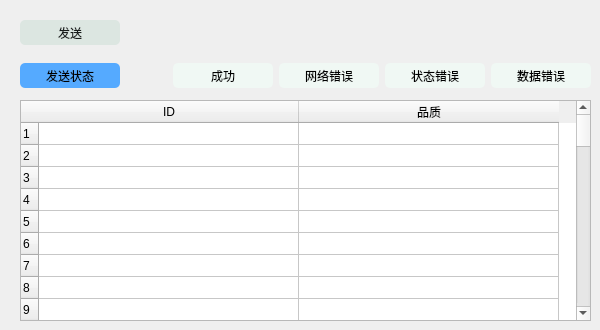
   <widget class="QWidget" name="tab_4">
    <attribute name="title">
     <string>上传产品信息</string>
    </attribute>
    <widget class="QPushButton" name="pb_Send_4">
     <property name="geometry">
      <rect>
       <x>20</x>
       <y>20</y>
       <width>100</width>
       <height>25</height>
      </rect>
     </property>
     <property name="minimumSize">
      <size>
       <width>100</width>
       <height>25</height>
      </size>
     </property>
     <property name="styleSheet">
      <string notr="true">background: rgb(220, 230, 225);
border-color: rgb(0, 0, 0);
border-radius: 5px;
color:rgb(24, 28, 27);</string>
     </property>
     <property name="text">
      <string>发送</string>
     </property>
    </widget>
    <widget class="QWidget" name="layoutWidget_5">
     <property name="geometry">
      <rect>
       <x>20</x>
       <y>60</y>
       <width>571</width>
       <height>31</height>
      </rect>
     </property>
     <layout class="QGridLayout" name="gridLayout_7">
      <item row="0" column="3">
       <widget class="QLabel" name="lb_State_NetError_4">
        <property name="minimumSize">
         <size>
          <width>100</width>
          <height>25</height>
         </size>
        </property>
        <property name="styleSheet">
         <string notr="true">border-radius: 5px;
background-color: rgb(240, 248, 244);</string>
        </property>
        <property name="text">
         <string>网络错误</string>
        </property>
        <property name="alignment">
         <set>Qt::AlignCenter</set>
        </property>
       </widget>
      </item>
      <item row="0" column="5">
       <widget class="QLabel" name="lb_State_Data_Error_4">
        <property name="minimumSize">
         <size>
          <width>100</width>
          <height>25</height>
         </size>
        </property>
        <property name="styleSheet">
         <string notr="true">border-radius: 5px;
background-color: rgb(240, 248, 244);</string>
        </property>
        <property name="text">
         <string>数据错误</string>
        </property>
        <property name="alignment">
         <set>Qt::AlignCenter</set>
        </property>
       </widget>
      </item>
      <item row="0" column="2">
       <widget class="QLabel" name="lb_State_Succeed_4">
        <property name="minimumSize">
         <size>
          <width>100</width>
          <height>25</height>
         </size>
        </property>
        <property name="styleSheet">
         <string notr="true">border-radius: 5px;
background-color: rgb(240, 248, 244);</string>
        </property>
        <property name="text">
         <string>成功</string>
        </property>
        <property name="alignment">
         <set>Qt::AlignCenter</set>
        </property>
       </widget>
      </item>
      <item row="0" column="0">
       <widget class="QLabel" name="label_9">
        <property name="minimumSize">
         <size>
          <width>100</width>
          <height>25</height>
         </size>
        </property>
        <property name="maximumSize">
         <size>
          <width>16777215</width>
          <height>25</height>
         </size>
        </property>
        <property name="styleSheet">
         <string notr="true">border-radius: 5px;
background-color: rgb(85, 170, 255);</string>
        </property>
        <property name="text">
         <string>发送状态</string>
        </property>
        <property name="alignment">
         <set>Qt::AlignCenter</set>
        </property>
       </widget>
      </item>
      <item row="0" column="4">
       <widget class="QLabel" name="lb_State_StateError_4">
        <property name="minimumSize">
         <size>
          <width>100</width>
          <height>25</height>
         </size>
        </property>
        <property name="styleSheet">
         <string notr="true">border-radius: 5px;
background-color: rgb(240, 248, 244);</string>
        </property>
        <property name="text">
         <string>状态错误</string>
        </property>
        <property name="alignment">
         <set>Qt::AlignCenter</set>
        </property>
       </widget>
      </item>
      <item row="0" column="1">
       <spacer name="horizontalSpacer_8">
        <property name="orientation">
         <enum>Qt::Horizontal</enum>
        </property>
        <property name="sizeHint" stdset="0">
         <size>
          <width>40</width>
          <height>20</height>
         </size>
        </property>
       </spacer>
      </item>
     </layout>
    </widget>
    <widget class="QTableWidget" name="tb_Send">
     <property name="geometry">
      <rect>
       <x>20</x>
       <y>100</y>
       <width>571</width>
       <height>221</height>
      </rect>
     </property>
     <attribute name="horizontalHeaderDefaultSectionSize">
      <number>200</number>
     </attribute>
     <attribute name="horizontalHeaderMinimumSectionSize">
      <number>260</number>
     </attribute>
     <attribute name="verticalHeaderDefaultSectionSize">
      <number>22</number>
     </attribute>
     <attribute name="verticalHeaderMinimumSectionSize">
      <number>22</number>
     </attribute>
     <row>
      <property name="text">
       <string>1</string>
      </property>
     </row>
     <row>
      <property name="text">
       <string>2</string>
      </property>
     </row>
     <row>
      <property name="text">
       <string>3</string>
      </property>
     </row>
     <row>
      <property name="text">
       <string>4</string>
      </property>
     </row>
     <row>
      <property name="text">
       <string>5</string>
      </property>
     </row>
     <row>
      <property name="text">
       <string>6</string>
      </property>
     </row>
     <row>
      <property name="text">
       <string>7</string>
      </property>
     </row>
     <row>
      <property name="text">
       <string>8</string>
      </property>
     </row>
     <row>
      <property name="text">
       <string>9</string>
      </property>
     </row>
     <row>
      <property name="text">
       <string>10</string>
      </property>
     </row>
     <row>
      <property name="text">
       <string>11</string>
      </property>
     </row>
     <row>
      <property name="text">
       <string>12</string>
      </property>
     </row>
     <row>
      <property name="text">
       <string>13</string>
      </property>
     </row>
     <row>
      <property name="text">
       <string>14</string>
      </property>
     </row>
     <row>
      <property name="text">
       <string>15</string>
      </property>
     </row>
     <row>
      <property name="text">
       <string>16</string>
      </property>
     </row>
     <row>
      <property name="text">
       <string>17</string>
      </property>
     </row>
     <row>
      <property name="text">
       <string>18</string>
      </property>
     </row>
     <row>
      <property name="text">
       <string>19</string>
      </property>
     </row>
     <row>
      <property name="text">
       <string>20</string>
      </property>
     </row>
     <row>
      <property name="text">
       <string>21</string>
      </property>
     </row>
     <row>
      <property name="text">
       <string>22</string>
      </property>
     </row>
     <row>
      <property name="text">
       <string>23</string>
      </property>
     </row>
     <row>
      <property name="text">
       <string>24</string>
      </property>
     </row>
     <row>
      <property name="text">
       <string>25</string>
      </property>
     </row>
     <row>
      <property name="text">
       <string>26</string>
      </property>
     </row>
     <row>
      <property name="text">
       <string>27</string>
      </property>
     </row>
     <row>
      <property name="text">
       <string>28</string>
      </property>
     </row>
     <row>
      <property name="text">
       <string>29</string>
      </property>
     </row>
     <row>
      <property name="text">
       <string>30</string>
      </property>
     </row>
     <row>
      <property name="text">
       <string>31</string>
      </property>
     </row>
     <row>
      <property name="text">
       <string>32</string>
      </property>
     </row>
     <row>
      <property name="text">
       <string>33</string>
      </property>
     </row>
     <row>
      <property name="text">
       <string>34</string>
      </property>
     </row>
     <row>
      <property name="text">
       <string>35</string>
      </property>
     </row>
     <row>
      <property name="text">
       <string>36</string>
      </property>
     </row>
     <row>
      <property name="text">
       <string>37</string>
      </property>
     </row>
     <row>
      <property name="text">
       <string>38</string>
      </property>
     </row>
     <row>
      <property name="text">
       <string>39</string>
      </property>
     </row>
     <row>
      <property name="text">
       <string>40</string>
      </property>
     </row>
     <row>
      <property name="text">
       <string>41</string>
      </property>
     </row>
     <row>
      <property name="text">
       <string>42</string>
      </property>
     </row>
     <row>
      <property name="text">
       <string>43</string>
      </property>
     </row>
     <row>
      <property name="text">
       <string>44</string>
      </property>
     </row>
     <row>
      <property name="text">
       <string>45</string>
      </property>
     </row>
     <row>
      <property name="text">
       <string>46</string>
      </property>
     </row>
     <row>
      <property name="text">
       <string>47</string>
      </property>
     </row>
     <row>
      <property name="text">
       <string>48</string>
      </property>
     </row>
     <column>
      <property name="text">
       <string>ID</string>
      </property>
     </column>
     <column>
      <property name="text">
       <string>品质</string>
      </property>
     </column>
    </widget>
   </widget>
